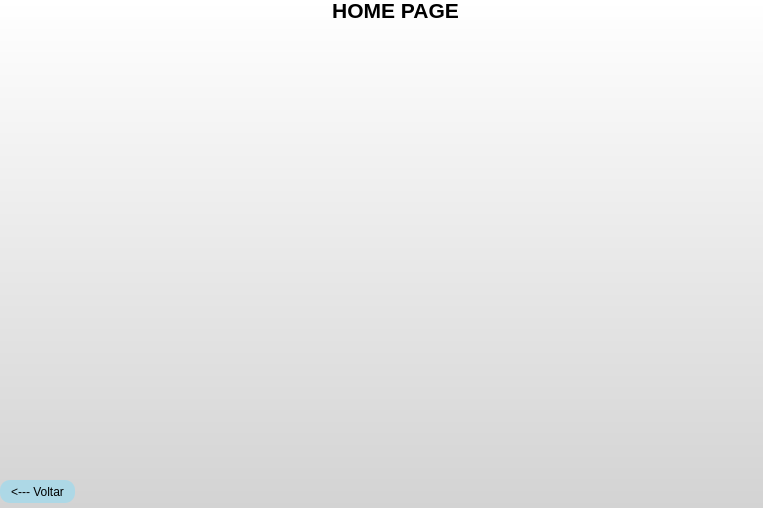
<?xml version="1.0" encoding="UTF-8"?>
<ui version="4.0">
 <class>MainWindow</class>
 <widget class="QMainWindow" name="MainWindow">
  <property name="geometry">
   <rect>
    <x>0</x>
    <y>0</y>
    <width>763</width>
    <height>508</height>
   </rect>
  </property>
  <property name="windowTitle">
   <string>MainWindow</string>
  </property>
  <property name="styleSheet">
   <string notr="true">background: qlineargradient(x1: 0, y1: 0, x2: 0, y2: 1, stop: 0 white, stop: 1 #D3D3D3);
</string>
  </property>
  <widget class="QWidget" name="centralwidget">
   <widget class="QLabel" name="label">
    <property name="geometry">
     <rect>
      <x>250</x>
      <y>0</y>
      <width>291</width>
      <height>21</height>
     </rect>
    </property>
    <property name="font">
     <font>
      <pointsize>16</pointsize>
      <weight>75</weight>
      <bold>true</bold>
     </font>
    </property>
    <property name="styleSheet">
     <string notr="true">color: black;
background-color: transparent;
border: none;
</string>
    </property>
    <property name="text">
     <string>HOME PAGE</string>
    </property>
    <property name="alignment">
     <set>Qt::AlignCenter</set>
    </property>
   </widget>
   <widget class="QPushButton" name="voltar">
    <property name="geometry">
     <rect>
      <x>0</x>
      <y>480</y>
      <width>75</width>
      <height>23</height>
     </rect>
    </property>
    <property name="styleSheet">
     <string notr="true">QPushButton {
    background-color:  #add8e6;
    border-radius: 10px;
}

QPushButton:hover {
    background-color:#AABAF2 ;
}
</string>
    </property>
    <property name="text">
     <string>&lt;--- Voltar</string>
    </property>
   </widget>
  </widget>
 </widget>
 <resources/>
 <connections/>
</ui>
